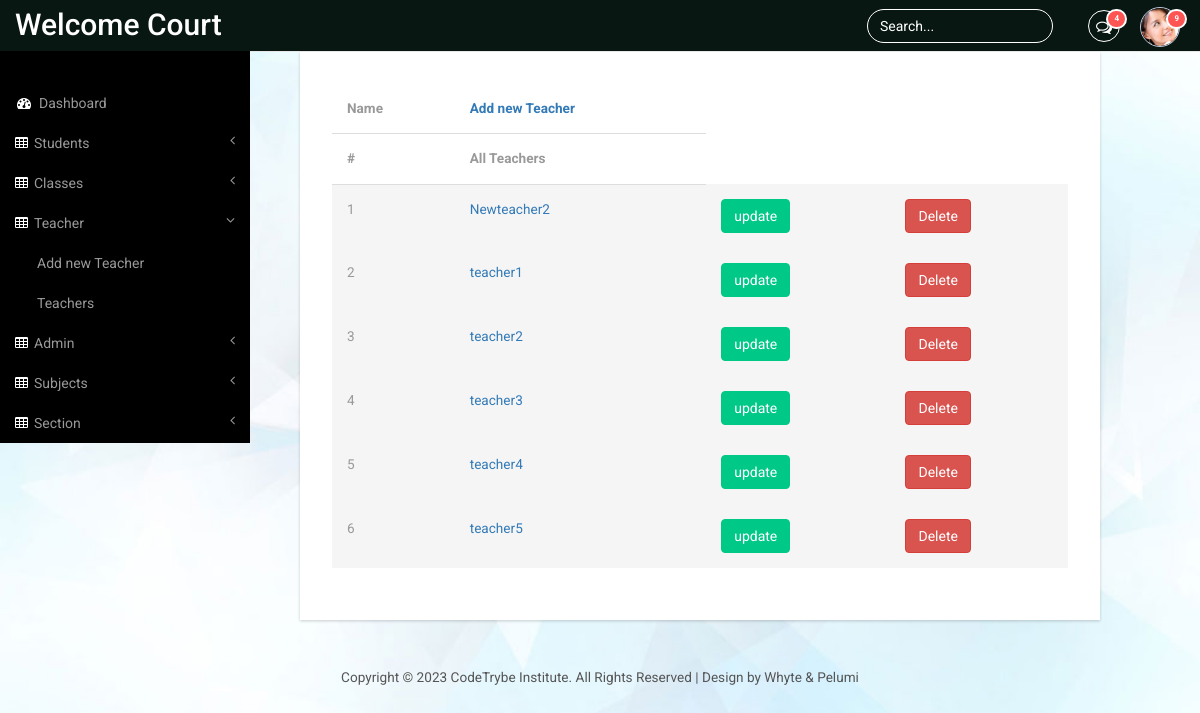
Page /tch_all (signed in) on the earlier database version.
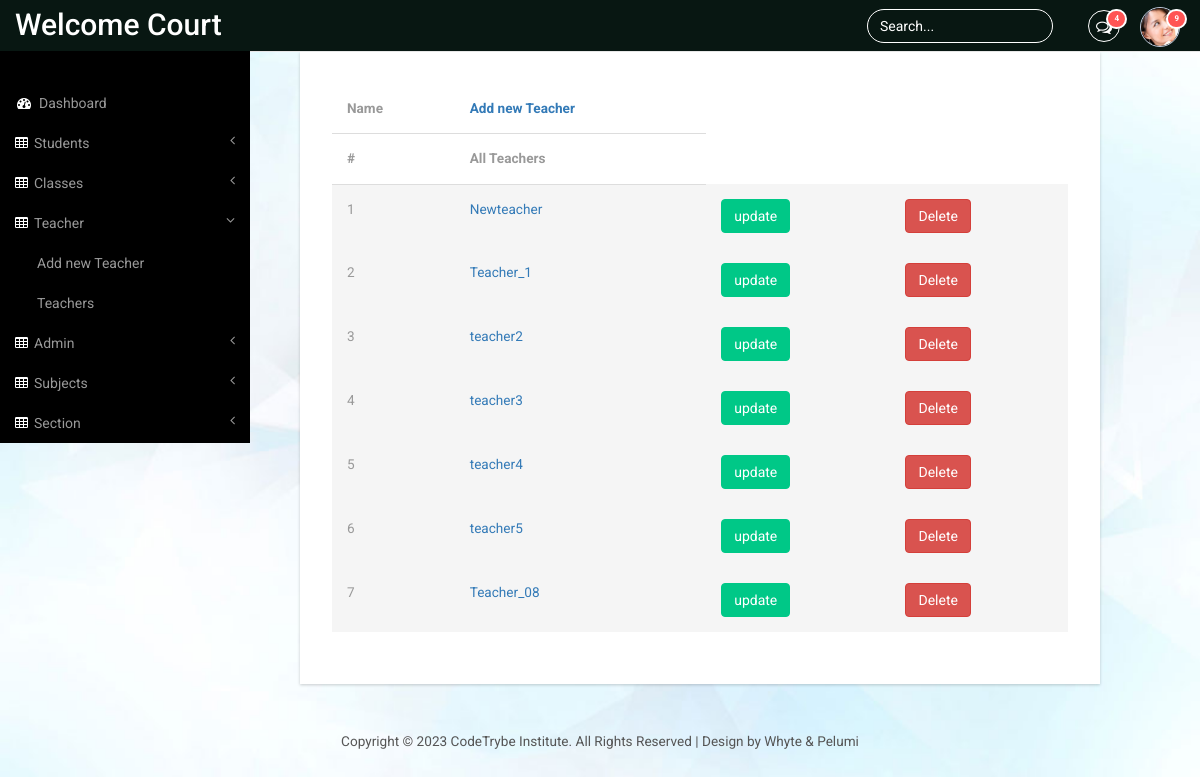
Same page on the later database version.
### panel/models.py (models this page shows)
class Teacher(models.Model):
    user = models.OneToOneField(User, on_delete=models.CASCADE)
    phone_number = models.CharField(max_length=20,default="+234-")
    email = models.EmailField(max_length=50)
    address = models.CharField(max_length=50,default="Default address")
    gender = models.CharField(max_length=40,default="male")
    role = models.CharField(max_length=20,default="teacher")
    def __str__(self):
        return self.user.username

### panel/views.py (the view)
# urls.py: path('tch_all',views.all_teachers, name='panel-alltch'),
@login_required
def all_teachers(request):
    teacher_list = Teacher.objects.all()
    return render(request, 'panel/all_teachers.html', {'teacher_list': teacher_list})

### panel/templates/panel/all_teachers.html (shortened to what this page needs)
{% extends "panel/base.html" %}
{% block content %}
<div class="content_bottom">
<div class="col-md-8 span_3">
<div class="bs-example1" data-example-id="contextual-table">
<table class="table">
    <thead>
    <tr>
        <th>Name</th>
        <th><a href="{%url 'panel-tchRegpage'%}"> Add new Teacher</a></th>
    </tr>
    <tr>
            <th>#</th>
            <th> All Teachers</th>
    </tr>
    </thead>
    <tbody>
        {% for teacher in  teacher_list %}
        <form action="{% url 'panel-uptch' teacher.id %}" method="get">
            <tr class="active">
                <td scope="row">{{ forloop.counter}} </td>
                <td scope="row"> <a href="{%url 'panel-view-teacher' teacher.id %}">{{teacher}}</a> </td>
                <td><button type="submit" class="btn btn-primary btn-md">update</button></td>
        </form>
        <form action="{% url 'panel-tchdel' teacher.id %}" method="post">
                <td><button type="submit" class="btn btn-danger btn-md">Delete</button></td>
        </form>
        {% endfor %}
    </tbody>
</table>
{% endblock %}

Differences in the rows shown:
changed Teacher: user.username "Newteacher2" → "Newteacher"
changed Teacher: user.username "teacher1" → "Teacher_1"
added Teacher: user.username "Teacher_08"
